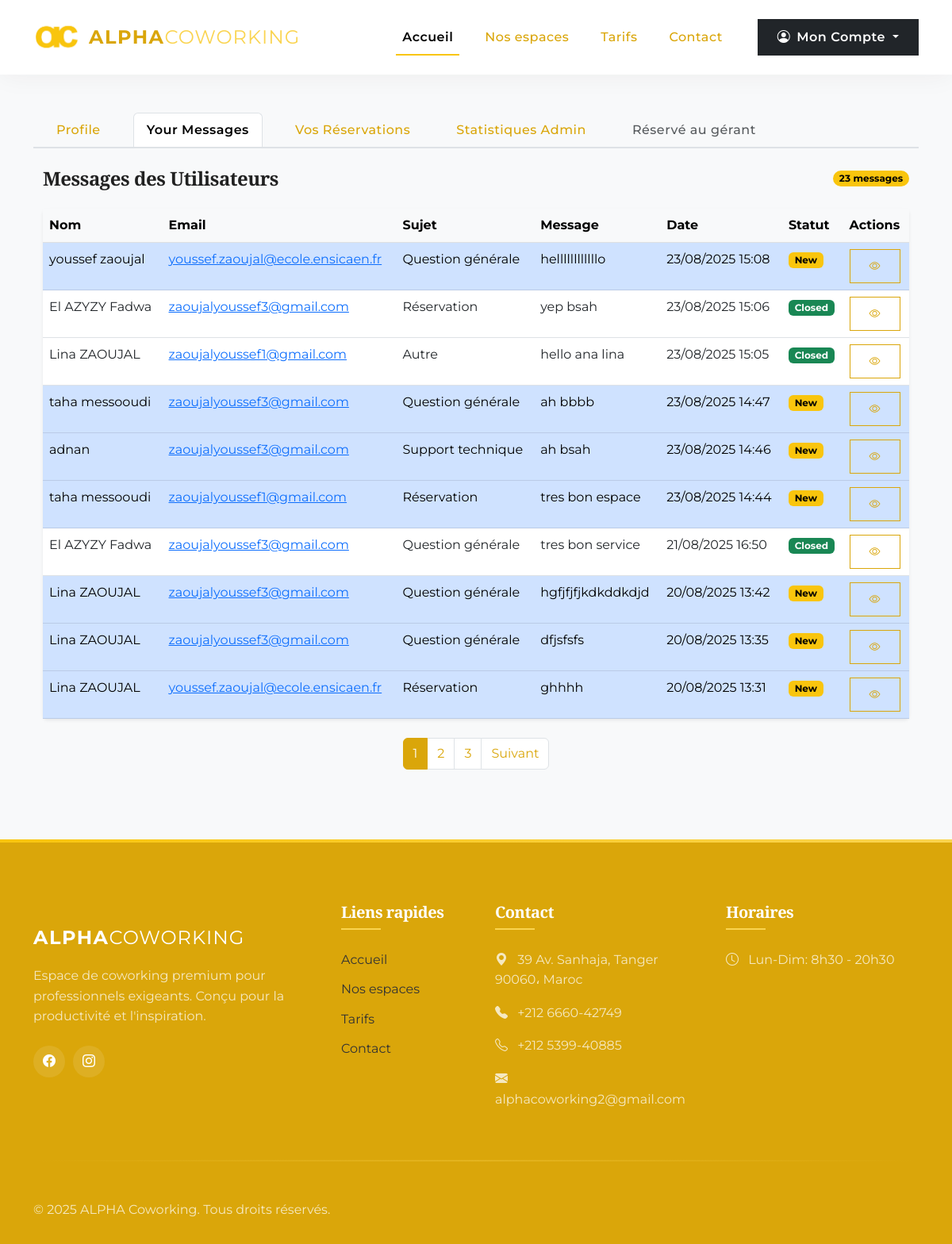
/dashboard/messages (signed in), run on the app's committed database.
### pythonic/models.py (models this page shows, shortened)
class ContactMessage(db.Model):
    id = db.Column(db.Integer, primary_key=True)
    full_name = db.Column(db.String(50), nullable=False)
    email = db.Column(db.String(120), nullable=False)
    subject = db.Column(db.String(100), nullable=False)
    message = db.Column(db.Text, nullable=False)
    date_submitted = db.Column(db.DateTime, nullable=False, default=datetime.utcnow)
    status = db.Column(db.String(20), nullable=False, default='new')  # new, in_progress, resolved

### pythonic/contact/routes.py (the view)
@contact.route('/dashboard/messages')
@login_required
def admin_messages():
    page = request.args.get('page', 1, type=int)
    message_id = request.args.get('message_id', None, type=int)
    per_page = 10
    if message_id:
        message = ContactMessage.query.get_or_404(message_id)
        if message.status == 'new':
            message.status = 'in_progress'
            db.session.commit()
        return render_template('message_detail.html', message=message)
    messages = ContactMessage.query.order_by(ContactMessage.date_submitted.desc())\
                       .paginate(page=page, per_page=per_page)
    return render_template('contact.html',
                         messages=messages,
                         active_tab='messages')

### pythonic/models.py (called while the page is built)
@login_manager.user_loader
def load_user(user_id):
    return User.query.get(int(user_id))

### pythonic/templates/contact.html (shortened to what this page needs)
{% extends "dashboard.html" %}
{% block contact %}
<div class="container-fluid py-4">
  <div class="d-flex justify-content-between align-items-center mb-4">
    <h2 class="h4 fw-bold mb-0">Messages des Utilisateurs</h2>
    <span class="badge bg-primary rounded-pill">{{ messages.total }} messages</span>
  </div>
  <div class="card border-0 shadow-sm">
    <div class="table-responsive">
      <table class="table table-hover mb-0">
        <thead class="table-light">
          <tr>
            <th>Nom</th>
            <th>Email</th>
            <th>Sujet</th>
            <th>Message</th>
            <th>Date</th>
            <th>Statut</th>
            <th>Actions</th>
          </tr>
        </thead>
        <tbody>
          {% for message in messages.items %}
          <tr class="{% if message.status == 'new' %}table-primary{% endif %}">
            <td>{{ message.full_name }}</td>
            <td><a href="mailto:{{ message.email }}">{{ message.email }}</a></td>
            <td>{{ message.subject }}</td>
            <td class="text-truncate" style="max-width: 200px;">{{ message.message }}</td>
            <td>{{ message.date_submitted.strftime('%d/%m/%Y %H:%M') }}</td>
            <td>
              <span class="badge
                {% if message.status == 'new' %}bg-primary
                {% elif message.status == 'in_progress' %}bg-warning text-dark
                {% else %}bg-success{% endif %}">
                {{ message.status|replace('_', ' ')|title }}
              </span>
            </td>
            <td>
              <a href="{{ url_for('contact.admin_messages', message_id=message.id) }}"
                 class="btn btn-sm btn-outline-primary">
                <i class="bi bi-eye"></i>
              </a>
            </td>
          </tr>
          {% else %}
          <tr>
            <td colspan="7" class="text-center py-4">Aucun message trouvé</td>
          </tr>
          {% endfor %}
        </tbody>
      </table>
    </div>
  </div>
  {% if messages.pages > 1 %}
  <nav class="mt-4" aria-label="Messages pagination">
    <ul class="pagination justify-content-center">
      {% for page_num in messages.iter_pages(left_edge=1, right_edge=1, left_current=2, right_current=3) %}
        {% if page_num %}
          <li class="page-item {% if page_num == messages.page %}active{% endif %}">
            <a class="page-link" href="{{ url_for('contact.admin_messages', page=page_num) }}">{{ page_num }}</a>
          </li>
        {% else %}
          <li class="page-item disabled">
            <span class="page-link">...</span>
          </li>
        {% endif %}
      {% endfor %}
      {% if messages.has_next %}
      <li class="page-item">
        <a class="page-link" href="{{ url_for('contact.admin_messages', page=messages.next_num) }}">Suivant</a>
      </li>
      {% endif %}
    </ul>
  </nav>
  {% endif %}
</div>
{% endblock %}

### pythonic/templates/layout.html (style rules this page uses)
:root { --primary-gradient: linear-gradient(135deg, #f9c50d 0%, #ff9500 100%); --primary-shadow: rgba(249, 197, 13, 0.4); --primary-light: rgba(249, 197, 13, 0.1); --marron-fonce: #daa60a; --marron-dore: #f9c50d; --marron-clair: #fad450; --beige: #333333; --beige-clair: #F8F9FA; --blanc: #FFFFFF; --noir: #212121; --transition: all 0.4s cubic-bezier(0.645, 0.045, 0.355, 1); }
body { font-family: 'Montserrat', sans-serif; background-color: var(--beige-clair); color: var(--noir); overflow-x: hidden; line-height: 1.6; }
h1, h2, h3, h4, h5, .display-1, .display-2, .display-3 { font-family: 'Playfair Display', serif; font-weight: 600; color: var(--marron-fonce); letter-spacing: -0.5px; }
.btn { padding: 10px 24px; font-weight: 600; letter-spacing: 0.5px; border-radius: 0; transition: var(--transition); position: relative; overflow: hidden; }
.btn-outline-primary { color: var(--marron-dore); border-color: var(--marron-dore); background-color: transparent; }

### pythonic/templates/contact.html (style rules this page uses)
.bg-primary { background-color: #f9c50d !important; color: #000 !important; }
.btn-outline-primary { color: #daa60a; border-color: #daa60a; }
.badge.bg-primary { background-color: #f9c50d !important; color: #000 !important; }
.page-item.active .page-link { background-color: #daa60a !important; border-color: #daa60a !important; color: #fff !important; }
.page-link { color: #daa60a; }

### data on the page
ContactMessage: full_name "youssef zaoujal", email "youssef.zaoujal@ecole.ensicaen.fr", subject "Question générale", message "hellllllllllllo", date_submitted "23/08/2025 15:08", status "New"
ContactMessage: full_name "El AZYZY Fadwa", email "zaoujalyoussef3@gmail.com", subject "Réservation", message "yep bsah", date_submitted "23/08/2025 15:06", status "Closed"
ContactMessage: full_name "Lina ZAOUJAL", email "zaoujalyoussef1@gmail.com", subject "Autre", message "hello ana lina", date_submitted "23/08/2025 15:05", status "Closed"
ContactMessage: full_name "taha messooudi", email "zaoujalyoussef3@gmail.com", subject "Question générale", message "ah bbbb", date_submitted "23/08/2025 14:47", status "New"
ContactMessage: full_name "adnan", email "zaoujalyoussef3@gmail.com", subject "Support technique", message "ah bsah", date_submitted "23/08/2025 14:46", status "New"
ContactMessage: full_name "taha messooudi", email "zaoujalyoussef1@gmail.com", subject "Réservation", message "tres bon espace", date_submitted "23/08/2025 14:44", status "New"
ContactMessage: full_name "El AZYZY Fadwa", email "zaoujalyoussef3@gmail.com", subject "Question générale", message "tres bon service", date_submitted "21/08/2025 16:50", status "Closed"
ContactMessage: full_name "Lina ZAOUJAL", email "zaoujalyoussef3@gmail.com", subject "Question générale", message "hgfjfjfjkdkddkdjd", date_submitted "20/08/2025 13:42", status "New"
ContactMessage: full_name "Lina ZAOUJAL", email "zaoujalyoussef3@gmail.com", subject "Question générale", message "dfjsfsfs", date_submitted "20/08/2025 13:35", status "New"
ContactMessage: full_name "Lina ZAOUJAL", email "youssef.zaoujal@ecole.ensicaen.fr", subject "Réservation", message "ghhhh", date_submitted "20/08/2025 13:31", status "New"

### other printed values
{{ messages.total }} "23"
{{ page_num }} "1" "2" "3"
